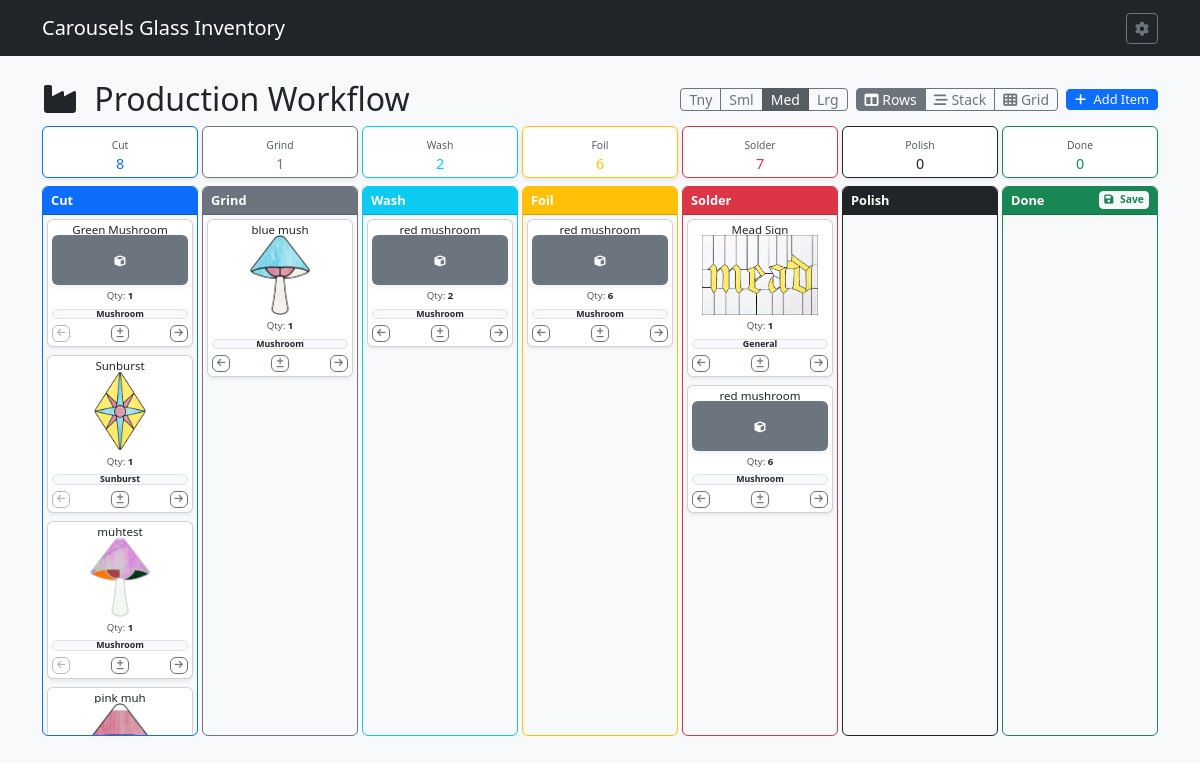
Screenshot of /production with the database file from the repository.
### tables this page shows
CREATE TABLE ICC (

    IPID INTEGER PRIMARY KEY AUTOINCREMENT,	--Item State ID
    ITEMID INTEGER,				--Item ID
    IPCUT INTEGER,				--Item num in Cut State
    IPGRND INTEGER,				--Item num in Grind State
    IPWASH INTEGER,				--Item num in Wash State
    IPFOIL INTEGER,				--Item num in Foil State
    IPSLDR INTEGER,				--Item num in Solder State
    IPPOLISH INTEGER,				--Item num in Polish State
    IPDONE INTEGER,				--Item num in Finished State
    IPTS TEXT,					--Item state time stamp

    FOREIGN KEY (ITEMID) REFERENCES ITM(ITEMID) ON DELETE CASCADE ON UPDATE CASCADE

);

CREATE TABLE ITM (

    ITEMID INTEGER PRIMARY KEY AUTOINCREMENT,	--Item ID
    ITMNAME TEXT,				--Item Name
    ITMIMG TEXT,				--Item Image
    ONEOFF INTEGER,				--One off Item
    VARIAT INTEGER,				--Is Variation Boolean
    ITMGRP TEXT,				--Item Group
    CURRENT INTEGER,				--Currently Being Sold Bool
    ITMPTRN TEXT,				--Item Pattern Image
    ITMSVG TEXT,				--Item SVG
    ITMNOTE TEXT,				--Item Notes
    ITMLEN TEXT,				--Item Length
    ITMWID TEXT,				--Item Width
    IMISLDR INTEGER,				--Item Solder IMI ID
    IMICAME INTEGER,				--Item CAME IMI ID
    IMIFOIL INTEGER,				--Item Foil IMI ID
    IMICHAIN INTEGER,				--Item Chain IMI ID
    IMIRING INTEGER,				--Item Ring IMI ID
    IMIWIRE INTEGER,				--Item Wire IMI ID
    PARENT INTEGER,				--Parent Item ID
    PATINA TEXT,				--Patina Type
    ISACTIVE INTEGER,				--Is Active Item

    FOREIGN KEY (ITMGRP) REFERENCES IGP(ITMGRP) ON DELETE SET NULL ON UPDATE CASCADE,
    FOREIGN KEY (IMISLDR) REFERENCES IMI(IMIID) ON DELETE SET NULL ON UPDATE CASCADE,
    FOREIGN KEY (IMICAME) REFERENCES IMI(IMIID) ON DELETE SET NULL ON UPDATE CASCADE,
    FOREIGN KEY (IMIFOIL) REFERENCES IMI(IMIID) ON DELETE SET NULL ON UPDATE CASCADE,
    FOREIGN KEY (IMICHAIN) REFERENCES IMI(IMIID) ON DELETE SET NULL ON UPDATE CASCADE,
    FOREIGN KEY (IMIRING) REFERENCES IMI(IMIID) ON DELETE SET NULL ON UPDATE CASCADE,
    FOREIGN KEY (IMIWIRE) REFERENCES IMI(IMIID) ON DELETE SET NULL ON UPDATE CASCADE,
    FOREIGN KEY (PATINA) REFERENCES PATINA(PATINA) ON DELETE SET NULL ON UPDATE CASCADE
);

### routes/production_routes.py (the view)
@production_bp.route('/production', methods=['GET'])
def production_board():
    db = get_db_from_app()
    query = """

        SELECT

            i.ITEMID, i.ITMNAME, i.ITMIMG, i.ITMGRP, i.ONEOFF, i.CURRENT, i.VARIAT, i.PARENT,

            c.IPID,

            COALESCE(c.IPCUT, 0) AS IPCUT,

            COALESCE(c.IPGRND, 0) AS IPGRND,

            COALESCE(c.IPWASH, 0) AS IPWASH,

            COALESCE(c.IPFOIL, 0) AS IPFOIL,

            COALESCE(c.IPSLDR, 0) AS IPSLDR,

            COALESCE(c.IPPOLISH, 0) AS IPPOLISH,

            COALESCE(c.IPDONE, 0) AS IPDONE,

            c.IPTS

        FROM ITM i

        LEFT JOIN ICC c ON i.ITEMID = c.ITEMID

        WHERE i.ISACTIVE = 1

        ORDER BY i.ITMNAME ASC

    """
    items = db.execute(query).fetchall()
    item_groups = db.execute("SELECT ITMGRP FROM IGP WHERE ISACTIVE = 1 OR ISACTIVE IS NULL ORDER BY ITMGRP ASC").fetchall()
    master_items = db.execute("""

        SELECT ITEMID, ITMNAME, ITMGRP, ONEOFF, CURRENT, VARIAT, PARENT

        FROM ITM

        WHERE ISACTIVE = 1

        ORDER BY ITMNAME ASC

    """).fetchall()
    summary_query = """

        SELECT

            SUM(COALESCE(IPCUT, 0)) as total_cut,

            SUM(COALESCE(IPGRND, 0)) as total_grind,

            SUM(COALESCE(IPWASH, 0)) as total_wash,

            SUM(COALESCE(IPFOIL, 0)) as total_foil,

            SUM(COALESCE(IPSLDR, 0)) as total_solder,

            SUM(COALESCE(IPPOLISH, 0)) as total_polish,

            SUM(COALESCE(IPDONE, 0)) as total_done

        FROM ICC

    """
    summary = db.execute(summary_query).fetchone()
    return render_template(
        'production_board.html',
        items=items,
        summary=summary,
        item_groups=item_groups,
        master_items=master_items
    )

### app.py (called while the page is built)
def get_db():
    conn = sqlite3.connect(DATABASE)
    conn.row_factory = sqlite3.Row
    conn.execute("PRAGMA foreign_keys = ON;")
    return conn

### routes/production_routes.py (called while the page is built)
def get_db_from_app():
    from __main__ import get_db
    return get_db()

### templates/production_board.html (shortened to what this page needs)
{% extends "base.html" %}
{% block content %}
<div class="row mb-2 align-items-center">
    <div class="col">
        <h2 class="mb-0"><i class="fas fa-industry me-2"></i> Production Workflow</h2>
    </div>
    <div class="col-auto d-flex gap-2 align-items-center">
        <div class="btn-group" role="group" aria-label="Card Size Switcher" id="cardSizeButtonGroup">
            <button type="button" class="btn btn-outline-secondary btn-sm py-0 px-2" id="sizeBtnTiny" title="Tiny Cards">Tny</button>
            <button type="button" class="btn btn-outline-secondary btn-sm py-0 px-2" id="sizeBtnSmall" title="Small Cards">Sml</button>
            <button type="button" class="btn btn-outline-secondary btn-sm active py-0 px-2" id="sizeBtnMedium" title="Medium Cards">Med</button>
            <button type="button" class="btn btn-outline-secondary btn-sm py-0 px-2" id="sizeBtnLarge" title="Large Cards">Lrg</button>
        </div>
        <div class="btn-group" role="group" aria-label="Board Layout Switcher">
            <button type="button" class="btn btn-outline-secondary btn-sm active py-0 px-2" id="layoutBtnHorizontal" title="Horizontal Layout">
                <i class="fas fa-columns"></i> Rows
            </button>
            <button type="button" class="btn btn-outline-secondary btn-sm py-0 px-2" id="layoutBtnVertical" title="Vertical Layout">
                <i class="fas fa-stream"></i> Stack
            </button>
            <button type="button" class="btn btn-outline-secondary btn-sm py-0 px-2" id="layoutBtnGrid" title="Grid Layout">
                <i class="fas fa-th"></i> Grid
            </button>
        </div>
        <button class="btn btn-primary btn-sm py-0 px-2" data-bs-toggle="modal" data-bs-target="#addItemModal" style="font-size: 0.8rem;">
            <i class="fas fa-plus me-1"></i> Add Item
        </button>
    </div>
</div>
<div class="row text-center mb-2 g-1" id="summary-cards">
    <div class="col"><div class="card shadow-sm border-primary"><div class="card-body p-1"><span class="text-muted small" style="font-size: 0.65rem;">Cut</span><h6 class="mb-0 text-primary" style="font-size: 0.9rem;" id="sum-cut">{{ summary.total_cut or 0 }}</h6></div></div></div>
    <div class="col"><div class="card shadow-sm border-secondary"><div class="card-body p-1"><span class="text-muted small" style="font-size: 0.65rem;">Grind</span><h6 class="mb-0 text-secondary" style="font-size: 0.9rem;" id="sum-grind">{{ summary.total_grind or 0 }}</h6></div></div></div>
    <div class="col"><div class="card shadow-sm border-info"><div class="card-body p-1"><span class="text-muted small" style="font-size: 0.65rem;">Wash</span><h6 class="mb-0 text-info" style="font-size: 0.9rem;" id="sum-wash">{{ summary.total_wash or 0 }}</h6></div></div></div>
    <div class="col"><div class="card shadow-sm border-warning"><div class="card-body p-1"><span class="text-muted small" style="font-size: 0.65rem;">Foil</span><h6 class="mb-0 text-warning" style="font-size: 0.9rem;" id="sum-foil">{{ summary.total_foil or 0 }}</h6></div></div></div>
    <div class="col"><div class="card shadow-sm border-danger"><div class="card-body p-1"><span class="text-muted small" style="font-size: 0.65rem;">Solder</span><h6 class="mb-0 text-danger" style="font-size: 0.9rem;" id="sum-solder">{{ summary.total_solder or 0 }}</h6></div></div></div>
    <div class="col"><div class="card shadow-sm border-dark"><div class="card-body p-1"><span class="text-muted small" style="font-size: 0.65rem;">Polish</span><h6 class="mb-0 text-dark" style="font-size: 0.9rem;" id="sum-polish">{{ summary.total_polish or 0 }}</h6></div></div></div>
    <div class="col"><div class="card shadow-sm border-success"><div class="card-body p-1"><span class="text-muted small" style="font-size: 0.65rem;">Done</span><h6 class="mb-0 text-success" style="font-size: 0.9rem;" id="sum-done">{{ summary.total_done or 0 }}</h6></div></div></div>
</div>
<div id="kanbanBoardContainer" class="kanban-layout-horizontal pb-2">
    {% set stages = [
        ('cut', 'Cut', 'primary', 'IPCUT'),
        ('grnd', 'Grind', 'secondary', 'IPGRND'),
        ('wash', 'Wash', 'info', 'IPWASH'),
        ('foil', 'Foil', 'warning', 'IPFOIL'),
        ('sldr', 'Solder', 'danger', 'IPSLDR'),
        ('polish', 'Polish', 'dark', 'IPPOLISH'),
        ('done', 'Done', 'success', 'IPDONE')
    ] %}
{% for key, label, color, col_field in stages %}
    <div class="kanban-column-wrapper">
        <div class="card bg-light border-{{ color }} h-100">
            <div class="card-header bg-{{ color }} text-white d-flex justify-content-between align-items-center py-1 px-2" style="font-size: 0.8rem;">
                <strong>{{ label }}</strong>
                {% if key == 'done' %}
                <button class="btn btn-light btn-sm py-0 px-1 text-success fw-bold" id="saveFinishedGlobalBtn" style="font-size: 0.65rem;" title="Save All Finished Items to Inventory">
                    <i class="fas fa-save me-1"></i> Save
                </button>
                {% endif %}
            </div>
            <div class="card-body p-1 kanban-stage" data-stage="{{ key }}" data-stage-index="{{ loop.index0 }}" data-stage-label="{{ label }}" style="min-height: 350px; max-height: 65vh; overflow-y: auto;">
                {% for item in items %}
                    {% set count = item[col_field] %}
                    {% if count and count > 0 %}
                    <div class="card mb-1 shadow-sm item-card" draggable="true" data-item-id="{{ item.ITEMID }}" data-item-name="{{ item.ITMNAME }}" data-current-stage="{{ key }}" data-current-index="{{ loop.index0 }}" data-available-qty="{{ count }}">
                        <div class="card-body p-1">
                            <div class="mb-0.5 text-center card-title-row">
                                <h6 class="card-title mb-0 text-truncate" style="font-size: 0.72rem; line-height: 1;">
                                    <a href="{{ url_for('item_bp.item_detail', item_id=item.ITEMID) }}" class="text-decoration-none text-dark" title="{{ item.ITMNAME }}">{{ item.ITMNAME }}</a>
                                </h6>
                            </div>
                            <div class="text-center mb-0.5">
                                {% if item.ITMIMG %}
                                    <div class="w-100 overflow-hidden bg-white rounded d-flex align-items-center justify-content-center item-img-wrapper" style="cursor: pointer;"
                                         data-bs-toggle="modal"
                                         data-bs-target="#imageModal"
                                         data-img-url="{{ url_for('static', filename=item.ITMIMG) }}"
                                         title="Click to pop up larger image">
                                        <img src="{{ url_for('static', filename=item.ITMIMG) }}"
                                             class="d-block card-img-scaled"
                                             style="max-width: 100%; max-height: 80px; width: auto; height: auto; object-fit: contain;"
                                             alt="{{ item.ITMNAME }}">
                                    </div>
                                {% else %}
                                    <div class="bg-secondary rounded w-100 d-flex align-items-center justify-content-center text-white shadow-sm item-img-placeholder" style="height: 50px; font-size: 11px;"><i class="fas fa-cube"></i></div>
                                {% endif %}
                            </div>
                            <div class="text-center mb-0.5" style="line-height: 1;">
                                <span class="text-muted" style="font-size: 0.6rem;">Qty: <strong class="item-qty text-dark">{{ count }}</strong></span>
                            </div>
                            <div class="mb-0.5 text-truncate card-group-row">
                                <span class="badge bg-light text-dark border w-100 text-truncate py-0" style="font-size: 0.55rem;" title="{{ item.ITMGRP or 'General' }}">{{ item.ITMGRP or 'General' }}</span>
                            </div>
                            <div class="d-flex justify-content-between align-items-center">
                                <button class="btn btn-outline-secondary btn-xxs py-0 px-1 move-backward-btn" style="font-size: 0.6rem;" title="Move Backward"><i class="fas fa-arrow-left move-icon-h"></i></button>
                                <button class="btn btn-outline-secondary btn-xxs py-0 px-1 qty-adjust-modal-btn" style="font-size: 0.6rem;" title="Adjust Quantity"><i class="fas fa-plus-minus"></i></button>
                                <button class="btn btn-outline-secondary btn-xxs py-0 px-1 move-forward-btn" style="font-size: 0.6rem;" title="Move Forward"><i class="fas fa-arrow-right move-icon-h"></i></button>
                            </div>
                        </div>
                    </div>
                    {% endif %}
                {% endfor %}
            </div>
        </div>
    </div>
    {% endfor %}
</div>
{% endblock %}

### templates/production_board.html (style rules this page uses)
#kanbanBoardContainer.kanban-layout-horizontal { display: flex; flex-direction: row; flex-wrap: nowrap; overflow-x: visible; gap: 0.25rem; }
#kanbanBoardContainer.kanban-layout-horizontal .kanban-column-wrapper { flex: 1 1 0; min-width: 0; }
.kanban-stage { display: grid; grid-template-columns: repeat(auto-fill, minmax(100px, 1fr)); gap: 0.25rem; align-content: start; }
#kanbanBoardContainer.card-size-medium .kanban-stage { grid-template-columns: repeat(auto-fill, minmax(100px, 1fr)); }
#kanbanBoardContainer.card-size-medium .item-img-wrapper { min-height: 50px; max-height: 80px; }
#kanbanBoardContainer.card-size-medium .card-img-scaled { max-height: 80px !important; }
#kanbanBoardContainer.card-size-medium .item-img-placeholder { height: 50px !important; }

### rows the page displays
ICC: ITMNAME "Green Mushroom", IPCUT "1", ITMGRP "Mushroom"
ICC: ITMNAME "Sunburst", ITMNAME (picture), IPCUT "1", ITMGRP "Sunburst"
ICC: ITMNAME "muhtest", ITMNAME (picture), IPCUT "1", ITMGRP "Mushroom"
ICC: ITMNAME "pink muh", ITMIMG (picture)
ICC: ITMNAME "blue mush", ITMIMG (picture), IPGRND "1", ITMGRP "Mushroom"
ICC: ITMNAME "red mushroom", IPWASH "2", ITMGRP "Mushroom", count "6"
ICC: ITMNAME "Mead Sign", ITMIMG (picture), IPSLDR "1", ITMGRP "General"

### other values shown
{{ summary.total_cut or 0 }} "8"
{{ summary.total_grind or 0 }} "1"
{{ summary.total_wash or 0 }} "2"
{{ summary.total_foil or 0 }} "6"
{{ summary.total_solder or 0 }} "7"
{{ summary.total_polish or 0 }} "0"
{{ summary.total_done or 0 }} "0"
{{ label }} "Cut" "Grind" "Wash" "Foil" "Solder" "Polish" "Done"
